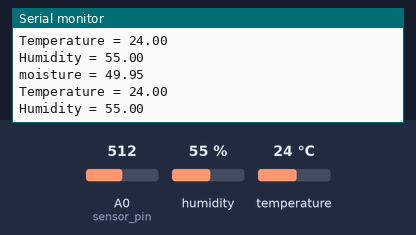
A sketch run on a simulated ESP8266 (NodeMCU). Shown: the last lines printed to the serial monitor. Inputs (shaded band) come from the test bench; at power-on: humidity 55 %, A0 (sensor_pin) = 512, temperature 24 °C. WiFi joins after 1.5 s; servers stay silent unless stated; network time is answered at once with the bench clock; the local clock reads 2024-03-15 10:24:30 at power-on unless the sketch sets it.

Above: at 3.2 s.
3.3 s: humidity set to 22 %
At 3.9 s:
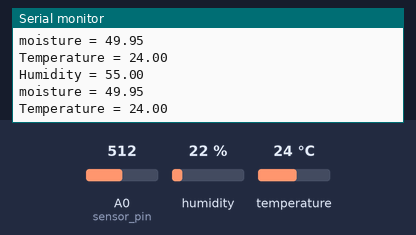
4.8 s: A0 (sensor_pin) set to 716
At 5.7 s:
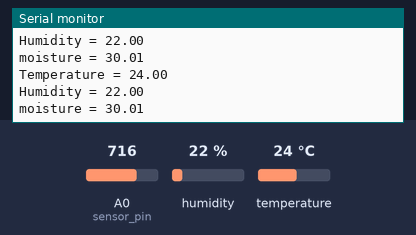
6.3 s: A0 (sensor_pin) set to 900
Timing chart, 0 to 6.6 s (numbered marks = the images above; inputs shaded):
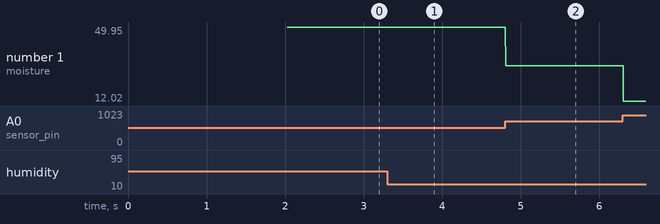

The sketch:

firebase.ino
```cpp
// Import required libraries
#include <Arduino.h>
#include <ESP8266WiFi.h>
#include <Hash.h>
#include <Adafruit_Sensor.h>
#include <DHT.h>
#include <Firebase_ESP_Client.h>
#include <Wire.h>
#include <Adafruit_Sensor.h>
#include <NTPClient.h>
#include <WiFiUdp.h>

// Provide the token generation process info.
#include "addons/TokenHelper.h"
// Provide the RTDB payload printing info and other helper functions.
#include "addons/RTDBHelper.h"

// Insert your network credentials
#define WIFI_SSID "narzo50A"
#define WIFI_PASSWORD "royal123"

// Insert Firebase project API Key
#define API_KEY "AIzaSyAmjF2mdAXm9lvZ2cPed0Y2ZnfFxiThI0c"

// Insert Authorized Email and Corresponding Password
#define USER_EMAIL "atharvabaste@gmail.com"
#define USER_PASSWORD "Pdp@123"

// Insert RTDB URLefine the RTDB URL
#define DATABASE_URL "https://pdp-mcudb-default-rtdb.firebaseio.com/"

// Define Firebase objects
FirebaseData fbdo;
FirebaseAuth auth;
FirebaseConfig config;

// Variable to save USER UID
String uid;

// Database main path (to be updated in setup with the user UID)
String databasePath;
// Database child nodes
String tempPath = "/temperature";
String humPath = "/humidity";
String moistPath = "/moisture";
String timePath = "/timestamp";

// Parent Node (to be updated in every loop)
String parentPath;

FirebaseJson json;

// Define NTP Client to get time
WiFiUDP ntpUDP;
NTPClient timeClient(ntpUDP, "pool.ntp.org");

// Variable to save current epoch time
int timestamp;

float temperature;
float humidity;
float moisture;

// Timer variables (send new readings every three minutes)
unsigned long sendDataPrevMillis = 0;
unsigned long timerDelay = 2000;

// Initialize WiFi
void initWiFi() {
  WiFi.begin(WIFI_SSID, WIFI_PASSWORD);
  Serial.print("Connecting to WiFi ..");
  while (WiFi.status() != WL_CONNECTED) {
    Serial.print('.');
    delay(1000);
  }
  Serial.println(WiFi.localIP());
  Serial.println();
}

// Function that gets current epoch time
unsigned long getTime() {
  timeClient.update();
  unsigned long now = timeClient.getEpochTime();
  return now;
}

#define DHTPIN 5     // Digital pin connected to the DHT sensor

// Uncomment the type of sensor in use:
#define DHTTYPE    DHT11     // DHT 11
//#define DHTTYPE    DHT22     // DHT 22 (AM2302)
//#define DHTTYPE    DHT21     // DHT 21 (AM2301)

DHT dht(DHTPIN, DHTTYPE);
const int sensor_pin = A0;
void setup(){
  // Serial port for debugging purposes
  Serial.begin(115200);

  dht.begin();

  initWiFi();
  timeClient.begin();

  // Assign the api key (required)
  config.api_key = API_KEY;

  // Assign the user sign in credentials
  auth.user.email = USER_EMAIL;
  auth.user.password = USER_PASSWORD;

  // Assign the RTDB URL (required)
  config.database_url = DATABASE_URL;

  Firebase.reconnectWiFi(true);
  fbdo.setResponseSize(4096);

  // Assign the callback function for the long running token generation task */
  config.token_status_callback = tokenStatusCallback; //see addons/TokenHelper.h

  // Assign the maximum retry of token generation
  config.max_token_generation_retry = 5;

  // Initialize the library with the Firebase authen and config
  Firebase.begin(&config, &auth);

  // Getting the user UID might take a few seconds
  Serial.println("Getting User UID");
  while ((auth.token.uid) == "") {
    Serial.print('.');
    delay(1000);
  }
  // Print user UID
  uid = auth.token.uid.c_str();
  Serial.print("User UID: ");
  Serial.println(uid);

  // Update database path
  databasePath = "/UsersData/" + uid + "/readings";
}

void loop(){
    float moisture_percentage;

    moisture_percentage = ( 100.00 - ( (analogRead(sensor_pin)/1023.00) * 100.00 ) );

    temperature = dht.readTemperature();
    humidity = dht.readHumidity();

    Serial.print("Temperature = ");
    Serial.println(temperature);
    Serial.print("Humidity = ");
    Serial.println(humidity);
    Serial.print("moisture = ");
    Serial.println(moisture_percentage);
    //delay(500);

    // Send new readings to database
  if (Firebase.ready() && (millis() - sendDataPrevMillis > timerDelay || sendDataPrevMillis == 0)){
    sendDataPrevMillis = millis();

    //Get current timestamps
    timestamp = getTime();
    Serial.print ("time: ");
    Serial.println (timestamp);

    parentPath= databasePath + "/" + String(timestamp);

    json.set(tempPath.c_str(), String(temperature));
    json.set(humPath.c_str(), String(humidity));
    json.set(moistPath.c_str(), String(moisture_percentage));

    //json.set(presPath.c_str(), String(bme.readPressure()/100.0F));
    json.set(timePath, String(timestamp));
    Serial.printf("Set json... %s\n", Firebase.RTDB.setJSON(&fbdo, parentPath.c_str(), &json) ? "ok" : fbdo.errorReason().c_str());
  }

}
```

Measured:
- after the input at 4.8 s, the serial monitor: prints a new line at once (image 2)
- plotted number 1: 49.95 → 30.01 after the input at 4.8 s, 30.01 → 12.02 after the input at 6.3 s
